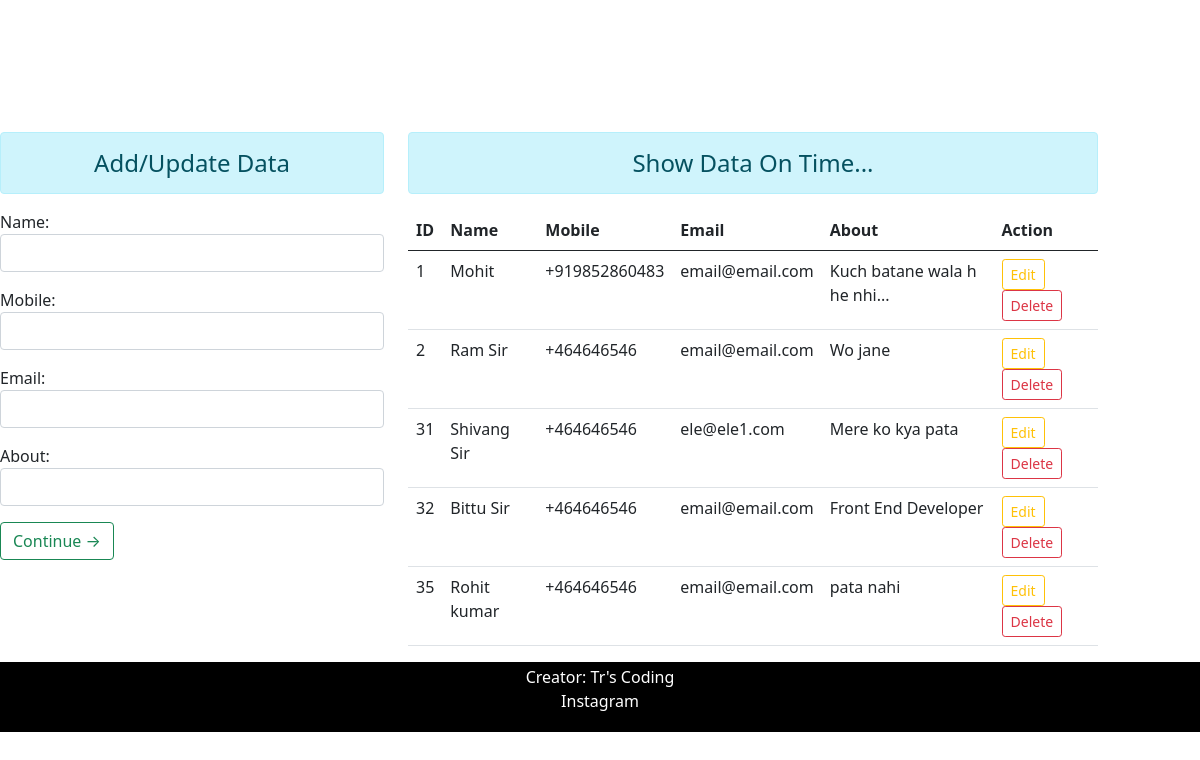
Before: / with the older database file.
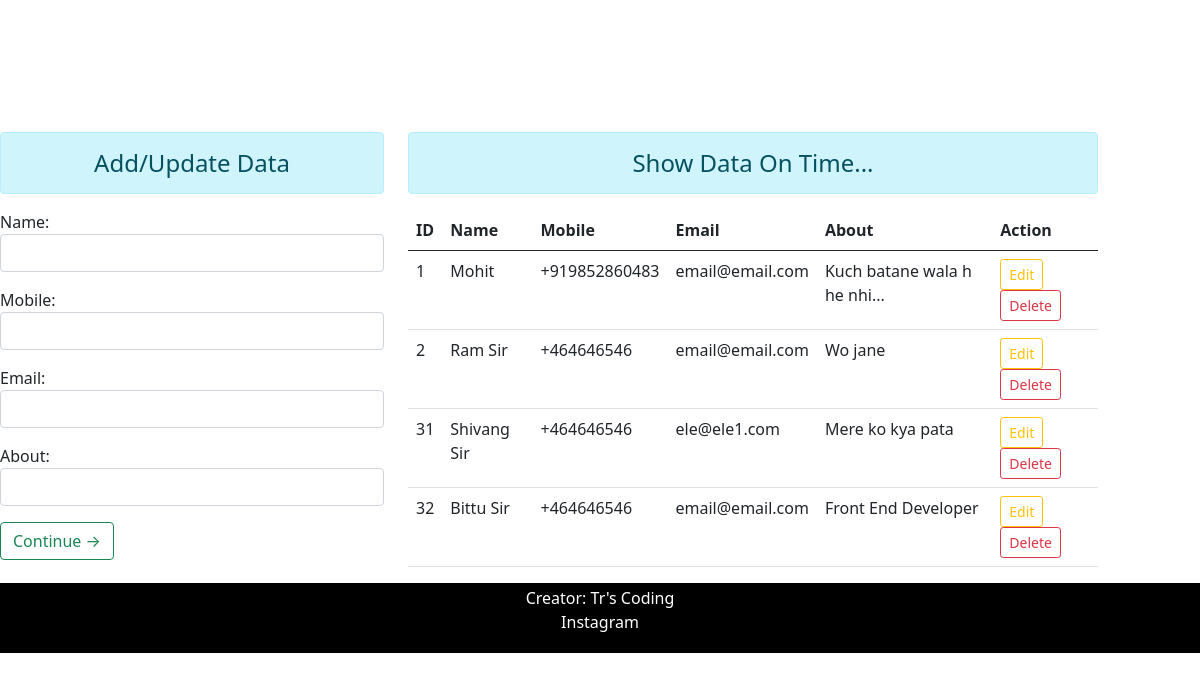
After: the same page with the newer database file.
### Application/models.py (models this page shows, shortened)
class Intro(models.Model):
    name = models.CharField(max_length = 50)
    phone_regex = RegexValidator(regex=r'^\+?1?\d{9,15}$', message="Phone number must be entered in the format: '+999999999'. Up to 15 digits allowed.")
    mobile = models.CharField(validators=[phone_regex], max_length=17)
    email = models.EmailField(max_length = 40)
    about = models.TextField()

### Application/views.py (the view)
# urls.py: path('', views.index, name = 'index'),
def index(request):
	intro = Intro.objects.all()
	return render(request, 'Application/index.html', {'form': IntroForm(), 'intro': intro})

### Application/form.py
class IntroForm(forms.ModelForm):
	class Meta:
		model = Intro
		fields = ['name', 'mobile', 'email', 'about']
		widgets = {
			'name' : forms.TextInput(attrs = {'class' : 'form-control', 'id': 'nameId'}),
			'mobile' : forms.TextInput(attrs = {'class' : 'form-control', 'id': 'mobileId'}),
			'email' : forms.TextInput(attrs = {'class' : 'form-control', 'id': 'emailId'}),
			'about' : forms.TextInput(attrs = {'class' : 'form-control', 'id': 'aboutId'}),
		}

### Application/templates/Application/index.html (shortened to what this page needs)
{% load static %}
<!doctype html>
<html lang="en">
<head>
	<link rel="stylesheet" href="{% static 'Application/CSS/Style.css'%}">
	<link rel="stylesheet" href="{% static 'Application/CSS/bootstrap.css'%}">
</head>
<body>
	<div class = 'container mt-5'>
		<h3 class = 'text-center alert'>CURD Operation Using Ajax...</h3>
	</div>
	<div class = 'row'>
		<div class = 'col-sm-4'>
			<h4 class = 'text-center alert alert-info'>Add/Update Data</h4>
	<form action="" method="POST">
		{{ form.as_p }}
		<p><input type="button" value="Continue &rarr;" class = 'btn btn-outline-success' id = 'btnSave'/></p>
	</form>
		</div>
		<div class = 'col-sm-7'>
			<h4 class = 'text-center alert alert-info'>Show Data On Time...</h4>
			<table class = 'table table-hover'>
				<thead>
					<tr>
						<th scope = 'col'>ID</th>
						<th scope = 'col'>Name</th>
						<th scope = 'col'>Mobile</th>
						<th scope = 'col'>Email</th>
						<th scope = 'col'>About</th>
						<th scope = 'col'>Action</th>
					</tr>
				</thead>
				<tbody id = "tbody">
					{% for value in intro %}
					<tr>
						<td>{{value.id}}</td>
						<td>{{value.name}}</td>
						<td>{{value.mobile}}</td>
						<td>{{value.email}}</td>
						<td>{{value.about}}</td>
						<td>
						<input type = 'button' data-sid = '{{value.id}}' class = 'btn btn btn-outline-warning btn-sm btn-edit' value = 'Edit'>
						<input type = 'button' data-sid = '{{value.id}}' class = 'btn btn btn-outline-danger btn-sm btn-del' value = 'Delete'>
						</td>
					</tr>
					{% endfor %}
				</tbody>
			</table>
		</div>
	</div>
	<footer>
		<p>Creator: Tr's Coding<br>
		<a href="https://www.instagram.com/tmkmohit/">Instagram</a></p>
	</footer>
</body>
</html>

Changed rows visible on the page:
removed Intro: id "35", name "Rohit kumar", mobile "+464646546", email "email@email.com", about "pata nahi"
